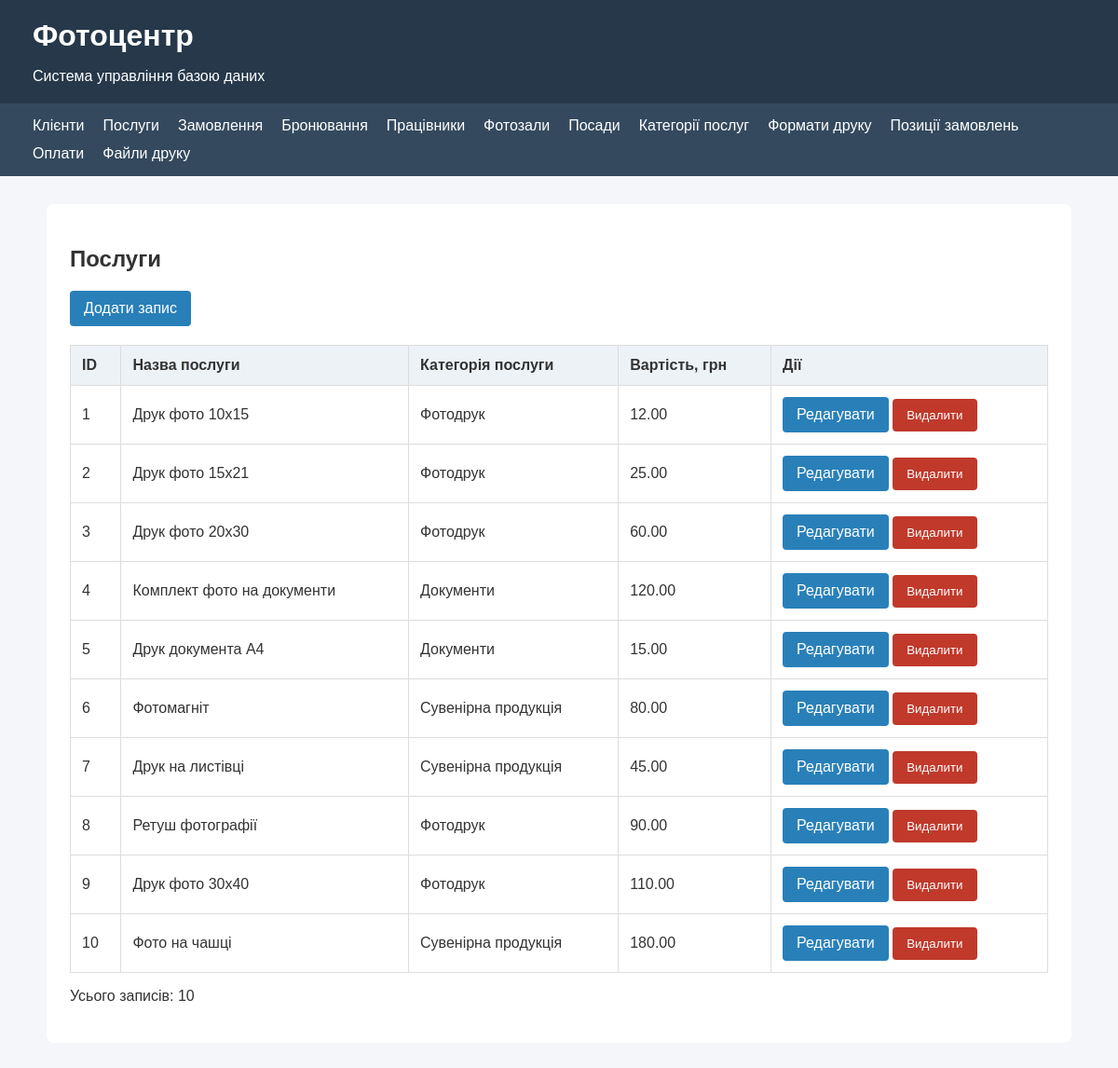
The page /list.php?entity=services on the database its author committed.
### tables this page shows
CREATE TABLE `Service` (
  `service_id` int NOT NULL AUTO_INCREMENT,
  `category_id` int NOT NULL,
  `service_name` varchar(100) NOT NULL,
  `base_price` decimal(8,2) NOT NULL,
  PRIMARY KEY (`service_id`),
  KEY `fk_service_category` (`category_id`),
  CONSTRAINT `fk_service_category` FOREIGN KEY (`category_id`) REFERENCES `ServiceCategory` (`category_id`) ON DELETE RESTRICT,
  CONSTRAINT `chk_service_price` CHECK ((`base_price` >= 0))
);

CREATE TABLE `ServiceCategory` (
  `category_id` int NOT NULL AUTO_INCREMENT,
  `category_name` varchar(100) NOT NULL,
  `description` varchar(255) DEFAULT NULL,
  PRIMARY KEY (`category_id`)
);

### src/entities.php (called while the page is built, shortened)
<?php
function get_entity(): array
{
    $key = $_GET['entity'] ?? '';
    $all = entities();
    return $all[$key];
}
function foreign_label_sql(
    PDO $pdo,
    array $foreign,
    string $alias
): string {
    $id = $alias . '.`' . $foreign['id'] . '`';
    $label = $alias . '.`' . $foreign['label'] . '`';
    if (empty($foreign['with_id'])) {
        return $label;
    }
    $prefix = $pdo->quote(
        $foreign['label_prefix'] ?? ''
    );
    return "CONCAT('#', $id, ' — ', $prefix, $label)";
}

### src/functions.php (called while the page is built, shortened)
<?php
function e($value): string
{
    return htmlspecialchars(
        (string) $value,
        ENT_QUOTES | ENT_SUBSTITUTE,
        'UTF-8'
    );
}

### public/list.php (the view, shortened to what this page needs)
<?php
require_once __DIR__ . '/../src/db.php';
require_once __DIR__ . '/../src/functions.php';
require_once __DIR__ . '/../src/entities.php';
$config = get_entity();
$key = $_GET['entity'];
$table = $config['table'];
$pk = $config['id'];
$fields = $config['fields'];
$columns = ['t.*'];
$joins = [];
$i = 0;
foreach ($fields as $name => $field) {
    if (isset($field['foreign'])) {
        $foreign = $field['foreign'];
        $foreignTable = $foreign['table'];
        $foreignId = $foreign['id'];
        $alias = 'f' . $i++;
        $labelSql = foreign_label_sql($pdo, $foreign, $alias);
        $columns[] =
            "$labelSql AS `{$name}_label`";
        $joins[] =
            "LEFT JOIN `$foreignTable` $alias
             ON t.`$name` = $alias.`$foreignId`";
    }
}
$sql = "SELECT " . implode(', ', $columns)
     . " FROM `$table` t "
     . implode(' ', $joins)
     . " ORDER BY t.`$pk`";
$stmt = $pdo->query($sql);
$records = $stmt->fetchAll();
?>
<!DOCTYPE html>
<html lang="uk">
<head>
    <link rel="stylesheet" href="css/style.css">
</head>
<body>
<?php require __DIR__ . '/../src/nav.php'; ?>
<main>
    <h2><?= e($config['title']) ?></h2>
<div class="toolbar">
    <a href="form.php?entity=<?= e($key) ?>"
       class="add-btn">
        Додати запис
    </a>
</div>
    <table>
        <thead>
            <tr>
                <th>ID</th>
                <?php foreach ($fields as $field): ?>
                    <th><?= e($field['label']) ?></th>
                <?php endforeach; ?>
                <th>Дії</th>
            </tr>
        </thead>
        <tbody>
            <?php foreach ($records as $record): ?>
                <tr>
                    <td><?= e($record[$pk]) ?></td>
            <?php foreach ($fields as $name => $field): ?>
                <td>
                    <?php if (isset($field['foreign'])): ?>
                        <?= e($record[$name . '_label'] ?? '—') ?>
                    <?php else: ?>
                        <?= e($record[$name] ?? '—') ?>
                    <?php endif; ?>
                </td>
            <?php endforeach; ?>
                    <td>
                        <a class="edit-btn"
                           href="form.php?entity=<?= e($key) ?>&amp;id=<?= e($record[$pk]) ?>">
                            Редагувати
                        </a>
                        <form method="post"
                              action="delete.php?entity=<?= e($key) ?>"
                              class="delete-form"
                              onsubmit="return confirm('Видалити запис?');">
                            <button type="submit"
                                    class="delete-btn">
                                Видалити
                            </button>
                        </form>
                    </td>
                </tr>
            <?php endforeach; ?>
        </tbody>
    </table>
    <p>Усього записів: <?= count($records) ?></p>
</main>
</body>
</html>

### src/nav.php
<header>
    <h1>Фотоцентр</h1>
    <p>Система управління базою даних</p>
</header>
<nav>
    <a href="index.php">Клієнти</a>
    <a href="list.php?entity=services">Послуги</a>
    <a href="list.php?entity=orders">Замовлення</a>
    <a href="list.php?entity=bookings">Бронювання</a>
    <a href="list.php?entity=employees">Працівники</a>
    <a href="list.php?entity=halls">Фотозали</a>
    <a href="roles.php">Посади</a>
    <a href="list.php?entity=categories">Категорії послуг</a>
    <a href="list.php?entity=formats">Формати друку</a>
    <a href="list.php?entity=order_items">Позиції замовлень</a>
    <a href="list.php?entity=payments">Оплати</a>
    <a href="list.php?entity=print_files">Файли друку</a>
</nav>

### public/css/style.css (style rules this page uses)
* { box-sizing: border-box; }
body { margin: 0; font-family: Arial, sans-serif; background-color: #f4f6f9; color: #333; }
header { background-color: #26384a; color: white; padding: 20px 35px; }
header h1 { margin: 0; }
header p { margin-bottom: 0; }
nav { background-color: #34495e; padding: 15px 35px; display: flex; flex-wrap: wrap; gap: 12px 20px; }
nav a { color: white; text-decoration: none; margin-right: 0; }
main { max-width: 1100px; margin: 30px auto; padding: 25px; background: white; border-radius: 8px; }
.toolbar { display: flex; flex-wrap: wrap; gap: 10px; margin-bottom: 20px; }
button { padding: 10px 15px; background-color: #2980b9; color: white; border: none; border-radius: 4px; cursor: pointer; }
table { width: 100%; border-collapse: collapse; }
th, td { padding: 12px; border: 1px solid #ddd; text-align: left; }
th { background-color: #edf2f7; }
.add-btn { display: inline-block; padding: 10px 15px; background-color: #2980b9; color: white; text-decoration: none; border-radius: 4px; }
.edit-btn { display: inline-block; padding: 10px 15px; background-color: #2980b9; color: white; text-decoration: none; border-radius: 4px; }
.delete-form { display: inline-block; margin: 0; }
.delete-btn { background-color: #c0392b; }

### rows shown on the page
service: service_id "1", service_name "Друк фото 10x15", category.category_name "Фотодрук", base_price "12.00"
service: service_id "2", service_name "Друк фото 15x21", category.category_name "Фотодрук", base_price "25.00"
service: service_id "3", service_name "Друк фото 20x30", category.category_name "Фотодрук", base_price "60.00"
service: service_id "4", service_name "Комплект фото на документи", category.category_name "Документи", base_price "120.00"
service: service_id "5", service_name "Друк документа A4", category.category_name "Документи", base_price "15.00"
service: service_id "6", service_name "Фотомагніт", category.category_name "Сувенірна продукція", base_price "80.00"
service: service_id "7", service_name "Друк на листівці", category.category_name "Сувенірна продукція", base_price "45.00"
service: service_id "8", service_name "Ретуш фотографії", category.category_name "Фотодрук", base_price "90.00"
service: service_id "9", service_name "Друк фото 30x40", category.category_name "Фотодрук", base_price "110.00"
service: service_id "10", service_name "Фото на чашці", category.category_name "Сувенірна продукція", base_price "180.00"

### other values the page prints
$config['title'] "Послуги"
$field['label'] "Назва послуги"
$field['label'] "Категорія послуги"
$field['label'] "Вартість, грн"
count($records) "10"
